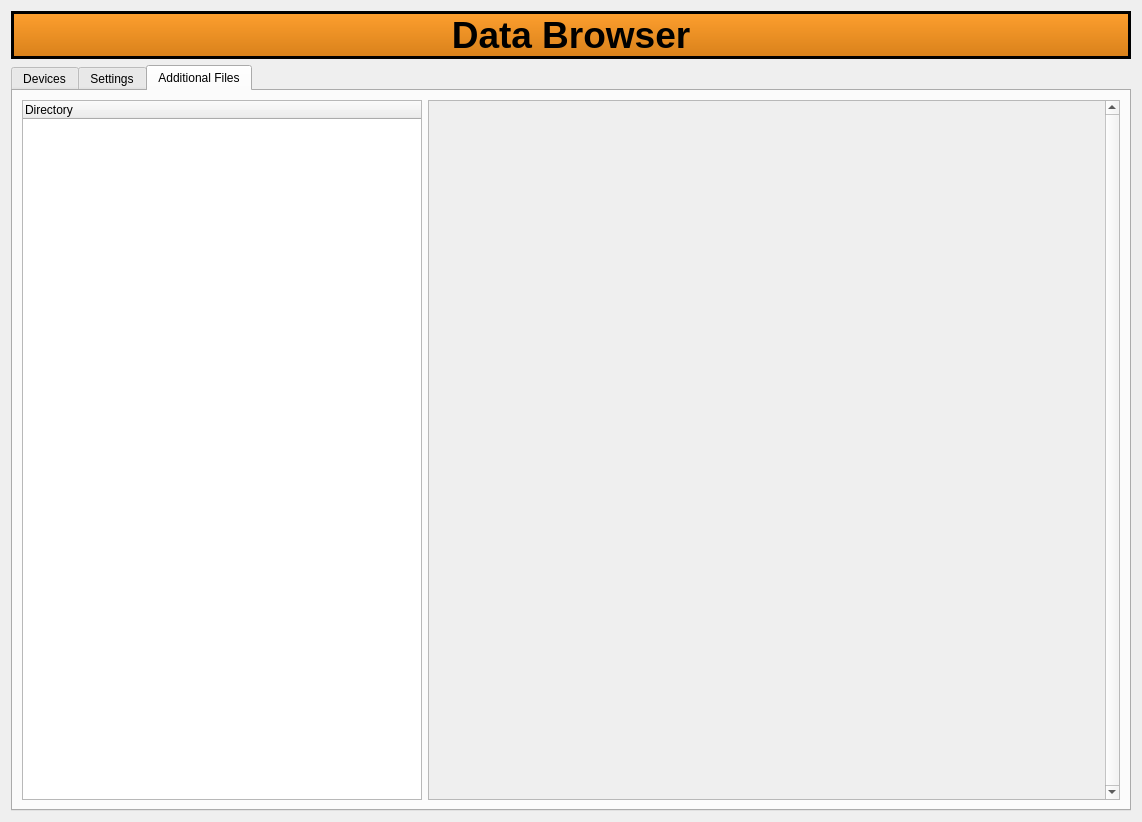
<?xml version="1.0" encoding="UTF-8"?>
<ui version="4.0">
 <class>data_browser</class>
 <widget class="QWidget" name="data_browser">
  <property name="geometry">
   <rect>
    <x>0</x>
    <y>0</y>
    <width>1142</width>
    <height>822</height>
   </rect>
  </property>
  <property name="windowTitle">
   <string>Form</string>
  </property>
  <layout class="QGridLayout" name="gridLayout_2">
   <item row="0" column="0">
    <widget class="QLabel" name="data_browser_label">
     <property name="font">
      <font>
       <pointsize>28</pointsize>
       <weight>75</weight>
       <bold>true</bold>
       <strikeout>false</strikeout>
      </font>
     </property>
     <property name="styleSheet">
      <string notr="true">background-color: QLinearGradient( x1: 0, y1: 0, x2: 0, y2: 1, stop: 0 #ffa02f, stop: 1 #d7801a);</string>
     </property>
     <property name="frameShape">
      <enum>QFrame::Panel</enum>
     </property>
     <property name="frameShadow">
      <enum>QFrame::Plain</enum>
     </property>
     <property name="lineWidth">
      <number>3</number>
     </property>
     <property name="midLineWidth">
      <number>3</number>
     </property>
     <property name="text">
      <string>Data Browser</string>
     </property>
     <property name="textFormat">
      <enum>Qt::PlainText</enum>
     </property>
     <property name="alignment">
      <set>Qt::AlignCenter</set>
     </property>
    </widget>
   </item>
   <item row="1" column="0">
    <widget class="QTabWidget" name="data_browser_tabs">
     <property name="minimumSize">
      <size>
       <width>200</width>
       <height>0</height>
      </size>
     </property>
     <property name="styleSheet">
      <string notr="true"/>
     </property>
     <property name="currentIndex">
      <number>2</number>
     </property>
     <widget class="QWidget" name="Devices_tab">
      <attribute name="title">
       <string>Devices</string>
      </attribute>
      <layout class="QGridLayout" name="gridLayout_6">
       <item row="0" column="1">
        <widget class="QTreeWidget" name="device_selector">
         <property name="minimumSize">
          <size>
           <width>200</width>
           <height>0</height>
          </size>
         </property>
         <property name="maximumSize">
          <size>
           <width>200</width>
           <height>16777215</height>
          </size>
         </property>
         <column>
          <property name="text">
           <string>Device Name</string>
          </property>
         </column>
        </widget>
       </item>
       <item row="0" column="3">
        <layout class="QGridLayout" name="gridLayout">
         <item row="9" column="0">
          <widget class="QPushButton" name="save_button">
           <property name="text">
            <string>Save changes to file</string>
           </property>
          </widget>
         </item>
         <item row="6" column="0">
          <widget class="QPushButton" name="Add_button">
           <property name="text">
            <string>Add item</string>
           </property>
          </widget>
         </item>
         <item row="2" column="0">
          <widget class="QFrame" name="Change_frame">
           <property name="frameShape">
            <enum>QFrame::Box</enum>
           </property>
           <property name="frameShadow">
            <enum>QFrame::Raised</enum>
           </property>
           <property name="lineWidth">
            <number>2</number>
           </property>
           <layout class="QGridLayout" name="gridLayout_3">
            <item row="0" column="0">
             <widget class="QLabel" name="Key_label">
              <property name="minimumSize">
               <size>
                <width>50</width>
                <height>30</height>
               </size>
              </property>
              <property name="font">
               <font>
                <pointsize>10</pointsize>
               </font>
              </property>
              <property name="text">
               <string>Key</string>
              </property>
             </widget>
            </item>
            <item row="0" column="1">
             <widget class="QLineEdit" name="key_edit"/>
            </item>
            <item row="1" column="1">
             <widget class="QLineEdit" name="value_edit"/>
            </item>
            <item row="1" column="0">
             <widget class="QLabel" name="value_label">
              <property name="minimumSize">
               <size>
                <width>50</width>
                <height>30</height>
               </size>
              </property>
              <property name="font">
               <font>
                <pointsize>10</pointsize>
               </font>
              </property>
              <property name="text">
               <string>Value</string>
              </property>
             </widget>
            </item>
           </layout>
          </widget>
         </item>
         <item row="11" column="0">
          <spacer name="verticalSpacer">
           <property name="orientation">
            <enum>Qt::Vertical</enum>
           </property>
           <property name="sizeHint" stdset="0">
            <size>
             <width>20</width>
             <height>40</height>
            </size>
           </property>
          </spacer>
         </item>
         <item row="1" column="0">
          <widget class="QLabel" name="value_manipulation_label">
           <property name="font">
            <font>
             <pointsize>10</pointsize>
             <weight>75</weight>
             <bold>true</bold>
            </font>
           </property>
           <property name="text">
            <string>Value Manipulation</string>
           </property>
           <property name="alignment">
            <set>Qt::AlignCenter</set>
           </property>
          </widget>
         </item>
         <item row="8" column="0">
          <widget class="QPushButton" name="reload_button">
           <property name="text">
            <string>Reload</string>
           </property>
          </widget>
         </item>
         <item row="5" column="0">
          <widget class="QPushButton" name="Change_value_button">
           <property name="text">
            <string>Change Value</string>
           </property>
          </widget>
         </item>
         <item row="7" column="0">
          <widget class="QPushButton" name="remove_item_device">
           <property name="text">
            <string>Remove item</string>
           </property>
          </widget>
         </item>
         <item row="10" column="0">
          <widget class="QLabel" name="label">
           <property name="minimumSize">
            <size>
             <width>0</width>
             <height>35</height>
            </size>
           </property>
           <property name="font">
            <font>
             <pointsize>10</pointsize>
             <italic>true</italic>
             <underline>true</underline>
            </font>
           </property>
           <property name="text">
            <string>Warning! Not all changes are applied instantly!</string>
           </property>
          </widget>
         </item>
        </layout>
       </item>
       <item row="0" column="2">
        <widget class="QTreeWidget" name="key_value_tree">
         <property name="alternatingRowColors">
          <bool>true</bool>
         </property>
         <property name="animated">
          <bool>true</bool>
         </property>
         <property name="wordWrap">
          <bool>true</bool>
         </property>
         <attribute name="headerShowSortIndicator" stdset="0">
          <bool>true</bool>
         </attribute>
         <column>
          <property name="text">
           <string>Key</string>
          </property>
         </column>
         <column>
          <property name="text">
           <string>Value</string>
          </property>
         </column>
        </widget>
       </item>
      </layout>
     </widget>
     <widget class="QWidget" name="Settings_tab">
      <attribute name="title">
       <string>Settings</string>
      </attribute>
      <layout class="QGridLayout" name="gridLayout_7">
       <item row="0" column="0" rowspan="2">
        <widget class="QTreeWidget" name="settings_selector_2">
         <property name="maximumSize">
          <size>
           <width>200</width>
           <height>16777215</height>
          </size>
         </property>
         <column>
          <property name="text">
           <string>Settings</string>
          </property>
         </column>
        </widget>
       </item>
       <item row="0" column="1" rowspan="2">
        <widget class="QTreeWidget" name="key_value_tree_2">
         <property name="alternatingRowColors">
          <bool>true</bool>
         </property>
         <property name="sortingEnabled">
          <bool>false</bool>
         </property>
         <property name="animated">
          <bool>false</bool>
         </property>
         <property name="wordWrap">
          <bool>true</bool>
         </property>
         <attribute name="headerShowSortIndicator" stdset="0">
          <bool>false</bool>
         </attribute>
         <column>
          <property name="text">
           <string>Key</string>
          </property>
         </column>
         <column>
          <property name="text">
           <string>Value</string>
          </property>
         </column>
        </widget>
       </item>
       <item row="0" column="2">
        <layout class="QGridLayout" name="gridLayout_4">
         <item row="1" column="0">
          <widget class="QLabel" name="value_manipulation_label_2">
           <property name="font">
            <font>
             <pointsize>10</pointsize>
             <weight>75</weight>
             <bold>true</bold>
            </font>
           </property>
           <property name="text">
            <string>Value Manipulation</string>
           </property>
           <property name="alignment">
            <set>Qt::AlignCenter</set>
           </property>
          </widget>
         </item>
         <item row="6" column="0">
          <widget class="QPushButton" name="add_item">
           <property name="text">
            <string>Add item</string>
           </property>
          </widget>
         </item>
         <item row="8" column="0">
          <widget class="QPushButton" name="reload_button_2">
           <property name="text">
            <string>Reload</string>
           </property>
          </widget>
         </item>
         <item row="5" column="0">
          <widget class="QPushButton" name="change_value_2">
           <property name="text">
            <string>Change Value</string>
           </property>
          </widget>
         </item>
         <item row="2" column="0">
          <widget class="QFrame" name="Change_frame_2">
           <property name="frameShape">
            <enum>QFrame::Box</enum>
           </property>
           <property name="frameShadow">
            <enum>QFrame::Raised</enum>
           </property>
           <property name="lineWidth">
            <number>2</number>
           </property>
           <layout class="QGridLayout" name="gridLayout_5">
            <item row="0" column="0">
             <widget class="QLabel" name="Key_label_2">
              <property name="minimumSize">
               <size>
                <width>50</width>
                <height>30</height>
               </size>
              </property>
              <property name="font">
               <font>
                <pointsize>10</pointsize>
               </font>
              </property>
              <property name="text">
               <string>Key</string>
              </property>
             </widget>
            </item>
            <item row="1" column="0">
             <widget class="QLabel" name="value_label_2">
              <property name="minimumSize">
               <size>
                <width>50</width>
                <height>30</height>
               </size>
              </property>
              <property name="font">
               <font>
                <pointsize>10</pointsize>
               </font>
              </property>
              <property name="text">
               <string>Value</string>
              </property>
             </widget>
            </item>
            <item row="0" column="1">
             <widget class="QLineEdit" name="key_edit_2"/>
            </item>
            <item row="1" column="1">
             <widget class="QLineEdit" name="value_edit_2"/>
            </item>
           </layout>
          </widget>
         </item>
         <item row="9" column="0">
          <widget class="QPushButton" name="save_button_2">
           <property name="text">
            <string>Save changes to file</string>
           </property>
          </widget>
         </item>
         <item row="7" column="0">
          <widget class="QPushButton" name="remove_item_settings">
           <property name="text">
            <string>Remove item</string>
           </property>
          </widget>
         </item>
         <item row="10" column="0">
          <widget class="QLabel" name="label_2">
           <property name="font">
            <font>
             <pointsize>10</pointsize>
             <weight>50</weight>
             <italic>true</italic>
             <bold>false</bold>
             <underline>true</underline>
            </font>
           </property>
           <property name="text">
            <string>Warning! Not all changes are applied instantly!</string>
           </property>
          </widget>
         </item>
        </layout>
       </item>
       <item row="1" column="2">
        <spacer name="verticalSpacer_2">
         <property name="orientation">
          <enum>Qt::Vertical</enum>
         </property>
         <property name="sizeHint" stdset="0">
          <size>
           <width>20</width>
           <height>217</height>
          </size>
         </property>
        </spacer>
       </item>
      </layout>
     </widget>
     <widget class="QWidget" name="pad_files_tab">
      <attribute name="title">
       <string>Additional Files</string>
      </attribute>
      <layout class="QGridLayout" name="gridLayout_8">
       <property name="sizeConstraint">
        <enum>QLayout::SetMinimumSize</enum>
       </property>
       <item row="0" column="1">
        <widget class="QTreeWidget" name="Padfile_selector_3">
         <property name="maximumSize">
          <size>
           <width>400</width>
           <height>16777215</height>
          </size>
         </property>
         <property name="styleSheet">
          <string notr="true"/>
         </property>
         <property name="alternatingRowColors">
          <bool>true</bool>
         </property>
         <column>
          <property name="text">
           <string>Directory</string>
          </property>
         </column>
        </widget>
       </item>
       <item row="0" column="2">
        <widget class="QScrollArea" name="scrollArea">
         <property name="verticalScrollBarPolicy">
          <enum>Qt::ScrollBarAlwaysOn</enum>
         </property>
         <property name="widgetResizable">
          <bool>true</bool>
         </property>
         <widget class="QWidget" name="scrollAreaWidgetContents_2">
          <property name="geometry">
           <rect>
            <x>0</x>
            <y>0</y>
            <width>662</width>
            <height>677</height>
           </rect>
          </property>
          <layout class="QGridLayout" name="gridLayout_9">
           <property name="sizeConstraint">
            <enum>QLayout::SetMinimumSize</enum>
           </property>
           <property name="leftMargin">
            <number>0</number>
           </property>
           <property name="topMargin">
            <number>0</number>
           </property>
           <property name="rightMargin">
            <number>0</number>
           </property>
           <property name="bottomMargin">
            <number>0</number>
           </property>
           <property name="spacing">
            <number>0</number>
           </property>
           <item row="0" column="0">
            <widget class="QLabel" name="pad_text">
             <property name="font">
              <font>
               <pointsize>11</pointsize>
              </font>
             </property>
             <property name="autoFillBackground">
              <bool>true</bool>
             </property>
             <property name="text">
              <string/>
             </property>
             <property name="textFormat">
              <enum>Qt::AutoText</enum>
             </property>
             <property name="wordWrap">
              <bool>false</bool>
             </property>
             <property name="textInteractionFlags">
              <set>Qt::LinksAccessibleByMouse|Qt::TextSelectableByKeyboard|Qt::TextSelectableByMouse</set>
             </property>
            </widget>
           </item>
          </layout>
         </widget>
        </widget>
       </item>
      </layout>
     </widget>
    </widget>
   </item>
  </layout>
 </widget>
 <resources/>
 <connections/>
</ui>
